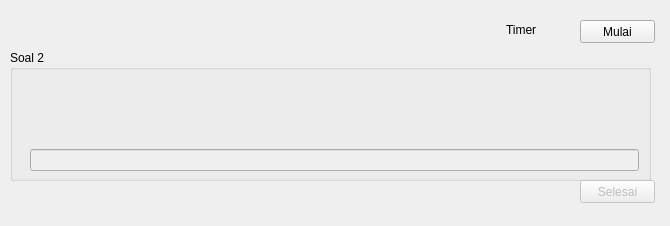
<?xml version="1.0" encoding="UTF-8"?>
<ui version="4.0">
 <class>Form</class>
 <widget class="QWidget" name="Form">
  <property name="geometry">
   <rect>
    <x>0</x>
    <y>0</y>
    <width>670</width>
    <height>226</height>
   </rect>
  </property>
  <property name="windowTitle">
   <string>Form</string>
  </property>
  <widget class="QGroupBox" name="groupBox">
   <property name="geometry">
    <rect>
     <x>10</x>
     <y>50</y>
     <width>641</width>
     <height>131</height>
    </rect>
   </property>
   <property name="title">
    <string>Soal 2</string>
   </property>
   <widget class="QWidget" name="verticalLayoutWidget">
    <property name="geometry">
     <rect>
      <x>20</x>
      <y>20</y>
      <width>609</width>
      <height>101</height>
     </rect>
    </property>
    <layout class="QVBoxLayout" name="verticalLayout_2">
     <item>
      <widget class="QLabel" name="label_2">
       <property name="maximumSize">
        <size>
         <width>16777215</width>
         <height>16777215</height>
        </size>
       </property>
       <property name="text">
        <string/>
       </property>
       <property name="pixmap">
        <pixmap>data/question/AA/2.PNG</pixmap>
       </property>
       <property name="alignment">
        <set>Qt::AlignCenter</set>
       </property>
      </widget>
     </item>
     <item>
      <widget class="QLineEdit" name="lineEdit_2">
       <property name="enabled">
        <bool>false</bool>
       </property>
      </widget>
     </item>
    </layout>
   </widget>
  </widget>
  <widget class="QLabel" name="ttimer">
   <property name="geometry">
    <rect>
     <x>506</x>
     <y>20</y>
     <width>51</width>
     <height>20</height>
    </rect>
   </property>
   <property name="text">
    <string>Timer</string>
   </property>
  </widget>
  <widget class="QPushButton" name="nextEx">
   <property name="enabled">
    <bool>false</bool>
   </property>
   <property name="geometry">
    <rect>
     <x>580</x>
     <y>180</y>
     <width>75</width>
     <height>23</height>
    </rect>
   </property>
   <property name="text">
    <string>Selesai</string>
   </property>
  </widget>
  <widget class="QPushButton" name="startEx">
   <property name="geometry">
    <rect>
     <x>580</x>
     <y>20</y>
     <width>75</width>
     <height>23</height>
    </rect>
   </property>
   <property name="text">
    <string>Mulai</string>
   </property>
  </widget>
 </widget>
 <resources/>
 <connections/>
</ui>
